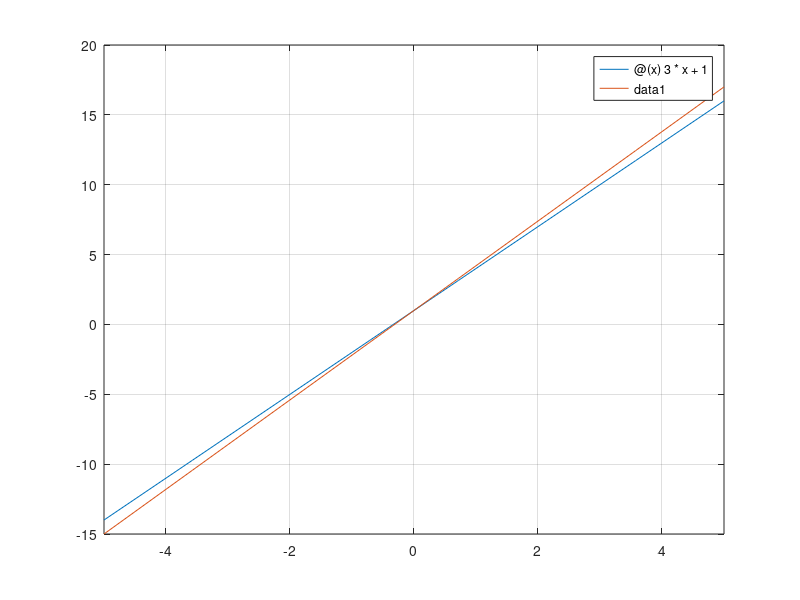

The MATLAB source for this figure:
function [] = PlotNearTransversalIntersection()

% Get two curves whose intersection is transverse
figure('name','Plot Transverse Intersection')
fplot(@(x) 3*x +1);
hold on
grid on
fplot(@(x) 3.2*x +1);
hold off

end